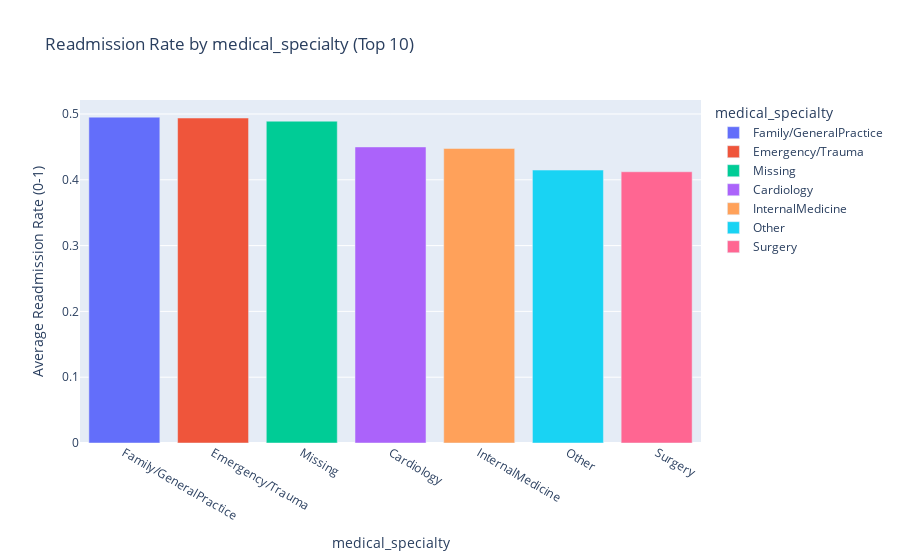
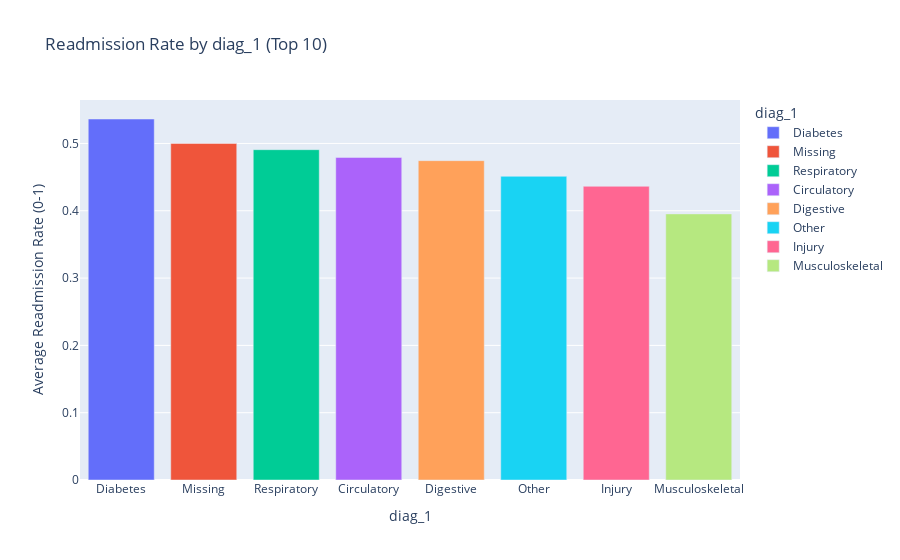
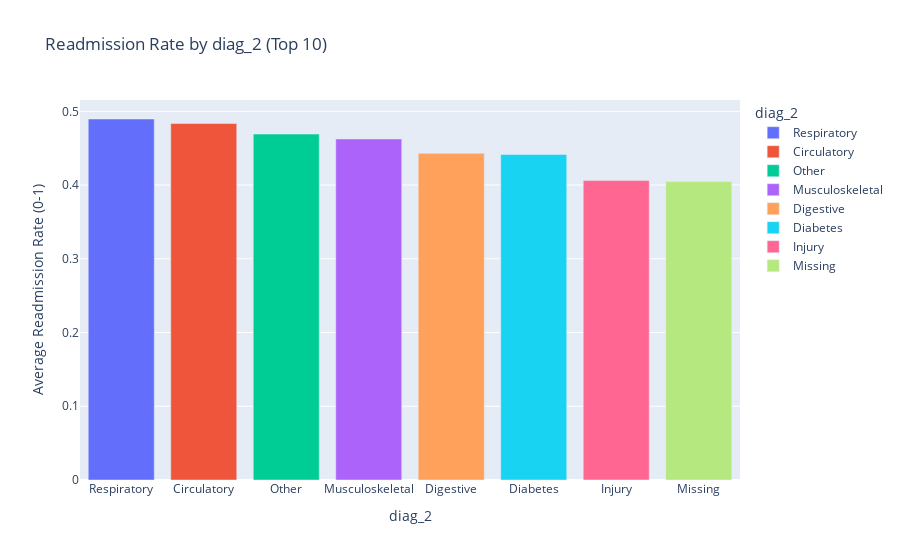
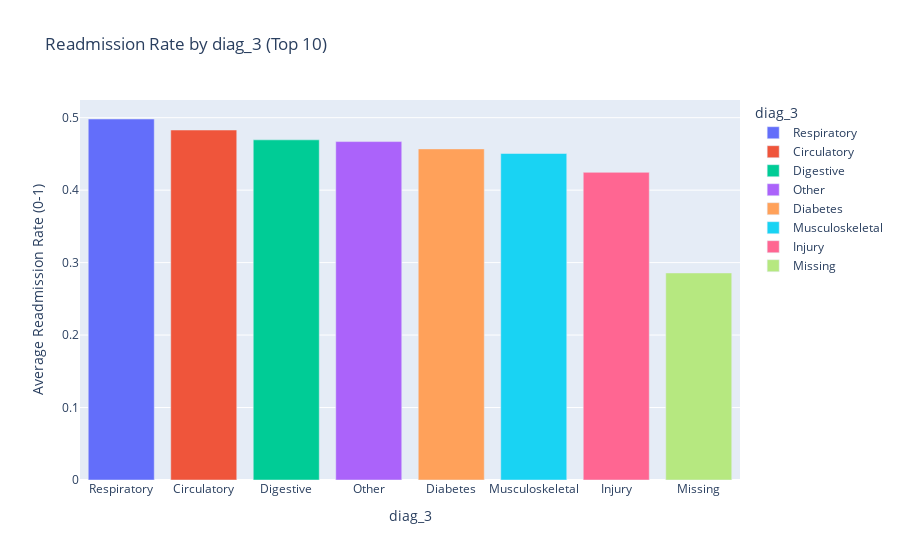

Notebook code cell kept with these figures, in order:
### Markdown cell above
##### Correlation of Categorical Features with 'readmitted'

### Code cell
categorical_features_for_corr = ['medical_specialty', 'diag_1', 'diag_2', 'diag_3']

for col in categorical_features_for_corr:
    # Calculate readmission rate for each category
    readmission_rate_by_category = data.groupby(col)['readmitted'].mean().sort_values(ascending=False).reset_index()

    # Get top 10 categories for visualization
    top_10_categories = readmission_rate_by_category.head(10)

    # Plotting the readmission rates for the top 10 categories
    fig = px.bar(top_10_categories,
                 x=col,
                 y='readmitted',
                 title=f'Readmission Rate by {col} (Top 10)',
                 labels={'readmitted': 'Readmission Rate', col: col},
                 color=col)
    fig.update_layout(xaxis_title=col, yaxis_title='Average Readmission Rate (0-1)')
    fig.show()

    print(f"\nReadmission rates for top categories in {col}:\n")
    print(top_10_categories.round(3))

### Figure 1 — Plotly figure (JSON) as saved in the notebook; plotly's stock layout.template omitted (floating-point values rounded to 4 significant figures)
{"data": [{"hovertemplate": "medical_specialty=%{x}<br>Readmission Rate=%{y}<extra></extra>", "legendgroup": "Family/GeneralPractice", "marker": {"color": "#636efa", "pattern": {"shape": ""}}, "name": "Family/GeneralPractice", "orientation": "v", "showlegend": true, "textposition": "auto", "type": "bar", "x": ["Family/GeneralPractice"], "xaxis": "x", "y": [0.4952], "yaxis": "y"}, {"hovertemplate": "medical_specialty=%{x}<br>Readmission Rate=%{y}<extra></extra>", "legendgroup": "Emergency/Trauma", "marker": {"color": "#EF553B", "pattern": {"shape": ""}}, "name": "Emergency/Trauma", "orientation": "v", "showlegend": true, "textposition": "auto", "type": "bar", "x": ["Emergency/Trauma"], "xaxis": "x", "y": [0.4939], "yaxis": "y"}, {"hovertemplate": "medical_specialty=%{x}<br>Readmission Rate=%{y}<extra></extra>", "legendgroup": "Missing", "marker": {"color": "#00cc96", "pattern": {"shape": ""}}, "name": "Missing", "orientation": "v", "showlegend": true, "textposition": "auto", "type": "bar", "x": ["Missing"], "xaxis": "x", "y": [0.4891], "yaxis": "y"}, {"hovertemplate": "medical_specialty=%{x}<br>Readmission Rate=%{y}<extra></extra>", "legendgroup": "Cardiology", "marker": {"color": "#ab63fa", "pattern": {"shape": ""}}, "name": "Cardiology", "orientation": "v", "showlegend": true, "textposition": "auto", "type": "bar", "x": ["Cardiology"], "xaxis": "x", "y": [0.45], "yaxis": "y"}, {"hovertemplate": "medical_specialty=%{x}<br>Readmission Rate=%{y}<extra></extra>", "legendgroup": "InternalMedicine", "marker": {"color": "#FFA15A", "pattern": {"shape": ""}}, "name": "InternalMedicine", "orientation": "v", "showlegend": true, "textposition": "auto", "type": "bar", "x": ["InternalMedicine"], "xaxis": "x", "y": [0.4477], "yaxis": "y"}, {"hovertemplate": "medical_specialty=%{x}<br>Readmission Rate=%{y}<extra></extra>", "legendgroup": "Other", "marker": {"color": "#19d3f3", "pattern": {"shape": ""}}, "name": "Other", "orientation": "v", "showlegend": true, "textposition": "auto", "type": "bar", "x": ["Other"], "xaxis": "x", "y": [0.4148], "yaxis": "y"}, {"hovertemplate": "medical_specialty=%{x}<br>Readmission Rate=%{y}<extra></extra>", "legendgroup": "Surgery", "marker": {"color": "#FF6692", "pattern": {"shape": ""}}, "name": "Surgery", "orientation": "v", "showlegend": true, "textposition": "auto", "type": "bar", "x": ["Surgery"], "xaxis": "x", "y": [0.4122], "yaxis": "y"}], "layout": {"barmode": "relative", "legend": {"title": {"text": "medical_specialty"}, "tracegroupgap": 0}, "title": {"text": "Readmission Rate by medical_specialty (Top 10)"}, "xaxis": {"anchor": "y", "categoryarray": ["Family/GeneralPractice", "Emergency/Trauma", "Missing", "Cardiology", "InternalMedicine", "Other", "Surgery"], "categoryorder": "array", "domain": [0, 1], "title": {"text": "medical_specialty"}}, "yaxis": {"anchor": "x", "domain": [0, 1], "title": {"text": "Average Readmission Rate (0-1)"}}}}

### Figure 2 — Plotly figure (JSON) as saved in the notebook; plotly's stock layout.template omitted (floating-point values rounded to 4 significant figures)
{"data": [{"hovertemplate": "diag_1=%{x}<br>Readmission Rate=%{y}<extra></extra>", "legendgroup": "Diabetes", "marker": {"color": "#636efa", "pattern": {"shape": ""}}, "name": "Diabetes", "orientation": "v", "showlegend": true, "textposition": "auto", "type": "bar", "x": ["Diabetes"], "xaxis": "x", "y": [0.5363], "yaxis": "y"}, {"hovertemplate": "diag_1=%{x}<br>Readmission Rate=%{y}<extra></extra>", "legendgroup": "Missing", "marker": {"color": "#EF553B", "pattern": {"shape": ""}}, "name": "Missing", "orientation": "v", "showlegend": true, "textposition": "auto", "type": "bar", "x": ["Missing"], "xaxis": "x", "y": [0.5], "yaxis": "y"}, {"hovertemplate": "diag_1=%{x}<br>Readmission Rate=%{y}<extra></extra>", "legendgroup": "Respiratory", "marker": {"color": "#00cc96", "pattern": {"shape": ""}}, "name": "Respiratory", "orientation": "v", "showlegend": true, "textposition": "auto", "type": "bar", "x": ["Respiratory"], "xaxis": "x", "y": [0.4908], "yaxis": "y"}, {"hovertemplate": "diag_1=%{x}<br>Readmission Rate=%{y}<extra></extra>", "legendgroup": "Circulatory", "marker": {"color": "#ab63fa", "pattern": {"shape": ""}}, "name": "Circulatory", "orientation": "v", "showlegend": true, "textposition": "auto", "type": "bar", "x": ["Circulatory"], "xaxis": "x", "y": [0.4793], "yaxis": "y"}, {"hovertemplate": "diag_1=%{x}<br>Readmission Rate=%{y}<extra></extra>", "legendgroup": "Digestive", "marker": {"color": "#FFA15A", "pattern": {"shape": ""}}, "name": "Digestive", "orientation": "v", "showlegend": true, "textposition": "auto", "type": "bar", "x": ["Digestive"], "xaxis": "x", "y": [0.4745], "yaxis": "y"}, {"hovertemplate": "diag_1=%{x}<br>Readmission Rate=%{y}<extra></extra>", "legendgroup": "Other", "marker": {"color": "#19d3f3", "pattern": {"shape": ""}}, "name": "Other", "orientation": "v", "showlegend": true, "textposition": "auto", "type": "bar", "x": ["Other"], "xaxis": "x", "y": [0.4512], "yaxis": "y"}, {"hovertemplate": "diag_1=%{x}<br>Readmission Rate=%{y}<extra></extra>", "legendgroup": "Injury", "marker": {"color": "#FF6692", "pattern": {"shape": ""}}, "name": "Injury", "orientation": "v", "showlegend": true, "textposition": "auto", "type": "bar", "x": ["Injury"], "xaxis": "x", "y": [0.4364], "yaxis": "y"}, {"hovertemplate": "diag_1=%{x}<br>Readmission Rate=%{y}<extra></extra>", "legendgroup": "Musculoskeletal", "marker": {"color": "#B6E880", "pattern": {"shape": ""}}, "name": "Musculoskeletal", "orientation": "v", "showlegend": true, "textposition": "auto", "type": "bar", "x": ["Musculoskeletal"], "xaxis": "x", "y": [0.3954], "yaxis": "y"}], "layout": {"barmode": "relative", "legend": {"title": {"text": "diag_1"}, "tracegroupgap": 0}, "title": {"text": "Readmission Rate by diag_1 (Top 10)"}, "xaxis": {"anchor": "y", "categoryarray": ["Diabetes", "Missing", "Respiratory", "Circulatory", "Digestive", "Other", "Injury", "Musculoskeletal"], "categoryorder": "array", "domain": [0, 1], "title": {"text": "diag_1"}}, "yaxis": {"anchor": "x", "domain": [0, 1], "title": {"text": "Average Readmission Rate (0-1)"}}}}

### Figure 3 — Plotly figure (JSON) as saved in the notebook; plotly's stock layout.template omitted (floating-point values rounded to 4 significant figures)
{"data": [{"hovertemplate": "diag_2=%{x}<br>Readmission Rate=%{y}<extra></extra>", "legendgroup": "Respiratory", "marker": {"color": "#636efa", "pattern": {"shape": ""}}, "name": "Respiratory", "orientation": "v", "showlegend": true, "textposition": "auto", "type": "bar", "x": ["Respiratory"], "xaxis": "x", "y": [0.4896], "yaxis": "y"}, {"hovertemplate": "diag_2=%{x}<br>Readmission Rate=%{y}<extra></extra>", "legendgroup": "Circulatory", "marker": {"color": "#EF553B", "pattern": {"shape": ""}}, "name": "Circulatory", "orientation": "v", "showlegend": true, "textposition": "auto", "type": "bar", "x": ["Circulatory"], "xaxis": "x", "y": [0.4834], "yaxis": "y"}, {"hovertemplate": "diag_2=%{x}<br>Readmission Rate=%{y}<extra></extra>", "legendgroup": "Other", "marker": {"color": "#00cc96", "pattern": {"shape": ""}}, "name": "Other", "orientation": "v", "showlegend": true, "textposition": "auto", "type": "bar", "x": ["Other"], "xaxis": "x", "y": [0.4691], "yaxis": "y"}, {"hovertemplate": "diag_2=%{x}<br>Readmission Rate=%{y}<extra></extra>", "legendgroup": "Musculoskeletal", "marker": {"color": "#ab63fa", "pattern": {"shape": ""}}, "name": "Musculoskeletal", "orientation": "v", "showlegend": true, "textposition": "auto", "type": "bar", "x": ["Musculoskeletal"], "xaxis": "x", "y": [0.4624], "yaxis": "y"}, {"hovertemplate": "diag_2=%{x}<br>Readmission Rate=%{y}<extra></extra>", "legendgroup": "Digestive", "marker": {"color": "#FFA15A", "pattern": {"shape": ""}}, "name": "Digestive", "orientation": "v", "showlegend": true, "textposition": "auto", "type": "bar", "x": ["Digestive"], "xaxis": "x", "y": [0.443], "yaxis": "y"}, {"hovertemplate": "diag_2=%{x}<br>Readmission Rate=%{y}<extra></extra>", "legendgroup": "Diabetes", "marker": {"color": "#19d3f3", "pattern": {"shape": ""}}, "name": "Diabetes", "orientation": "v", "showlegend": true, "textposition": "auto", "type": "bar", "x": ["Diabetes"], "xaxis": "x", "y": [0.4415], "yaxis": "y"}, {"hovertemplate": "diag_2=%{x}<br>Readmission Rate=%{y}<extra></extra>", "legendgroup": "Injury", "marker": {"color": "#FF6692", "pattern": {"shape": ""}}, "name": "Injury", "orientation": "v", "showlegend": true, "textposition": "auto", "type": "bar", "x": ["Injury"], "xaxis": "x", "y": [0.4061], "yaxis": "y"}, {"hovertemplate": "diag_2=%{x}<br>Readmission Rate=%{y}<extra></extra>", "legendgroup": "Missing", "marker": {"color": "#B6E880", "pattern": {"shape": ""}}, "name": "Missing", "orientation": "v", "showlegend": true, "textposition": "auto", "type": "bar", "x": ["Missing"], "xaxis": "x", "y": [0.4048], "yaxis": "y"}], "layout": {"barmode": "relative", "legend": {"title": {"text": "diag_2"}, "tracegroupgap": 0}, "title": {"text": "Readmission Rate by diag_2 (Top 10)"}, "xaxis": {"anchor": "y", "categoryarray": ["Respiratory", "Circulatory", "Other", "Musculoskeletal", "Digestive", "Diabetes", "Injury", "Missing"], "categoryorder": "array", "domain": [0, 1], "title": {"text": "diag_2"}}, "yaxis": {"anchor": "x", "domain": [0, 1], "title": {"text": "Average Readmission Rate (0-1)"}}}}

### Figure 4 — Plotly figure (JSON) as saved in the notebook; plotly's stock layout.template omitted (floating-point values rounded to 4 significant figures)
{"data": [{"hovertemplate": "diag_3=%{x}<br>Readmission Rate=%{y}<extra></extra>", "legendgroup": "Respiratory", "marker": {"color": "#636efa", "pattern": {"shape": ""}}, "name": "Respiratory", "orientation": "v", "showlegend": true, "textposition": "auto", "type": "bar", "x": ["Respiratory"], "xaxis": "x", "y": [0.4982], "yaxis": "y"}, {"hovertemplate": "diag_3=%{x}<br>Readmission Rate=%{y}<extra></extra>", "legendgroup": "Circulatory", "marker": {"color": "#EF553B", "pattern": {"shape": ""}}, "name": "Circulatory", "orientation": "v", "showlegend": true, "textposition": "auto", "type": "bar", "x": ["Circulatory"], "xaxis": "x", "y": [0.483], "yaxis": "y"}, {"hovertemplate": "diag_3=%{x}<br>Readmission Rate=%{y}<extra></extra>", "legendgroup": "Digestive", "marker": {"color": "#00cc96", "pattern": {"shape": ""}}, "name": "Digestive", "orientation": "v", "showlegend": true, "textposition": "auto", "type": "bar", "x": ["Digestive"], "xaxis": "x", "y": [0.4694], "yaxis": "y"}, {"hovertemplate": "diag_3=%{x}<br>Readmission Rate=%{y}<extra></extra>", "legendgroup": "Other", "marker": {"color": "#ab63fa", "pattern": {"shape": ""}}, "name": "Other", "orientation": "v", "showlegend": true, "textposition": "auto", "type": "bar", "x": ["Other"], "xaxis": "x", "y": [0.467], "yaxis": "y"}, {"hovertemplate": "diag_3=%{x}<br>Readmission Rate=%{y}<extra></extra>", "legendgroup": "Diabetes", "marker": {"color": "#FFA15A", "pattern": {"shape": ""}}, "name": "Diabetes", "orientation": "v", "showlegend": true, "textposition": "auto", "type": "bar", "x": ["Diabetes"], "xaxis": "x", "y": [0.4569], "yaxis": "y"}, {"hovertemplate": "diag_3=%{x}<br>Readmission Rate=%{y}<extra></extra>", "legendgroup": "Musculoskeletal", "marker": {"color": "#19d3f3", "pattern": {"shape": ""}}, "name": "Musculoskeletal", "orientation": "v", "showlegend": true, "textposition": "auto", "type": "bar", "x": ["Musculoskeletal"], "xaxis": "x", "y": [0.4505], "yaxis": "y"}, {"hovertemplate": "diag_3=%{x}<br>Readmission Rate=%{y}<extra></extra>", "legendgroup": "Injury", "marker": {"color": "#FF6692", "pattern": {"shape": ""}}, "name": "Injury", "orientation": "v", "showlegend": true, "textposition": "auto", "type": "bar", "x": ["Injury"], "xaxis": "x", "y": [0.4246], "yaxis": "y"}, {"hovertemplate": "diag_3=%{x}<br>Readmission Rate=%{y}<extra></extra>", "legendgroup": "Missing", "marker": {"color": "#B6E880", "pattern": {"shape": ""}}, "name": "Missing", "orientation": "v", "showlegend": true, "textposition": "auto", "type": "bar", "x": ["Missing"], "xaxis": "x", "y": [0.2857], "yaxis": "y"}], "layout": {"barmode": "relative", "legend": {"title": {"text": "diag_3"}, "tracegroupgap": 0}, "title": {"text": "Readmission Rate by diag_3 (Top 10)"}, "xaxis": {"anchor": "y", "categoryarray": ["Respiratory", "Circulatory", "Digestive", "Other", "Diabetes", "Musculoskeletal", "Injury", "Missing"], "categoryorder": "array", "domain": [0, 1], "title": {"text": "diag_3"}}, "yaxis": {"anchor": "x", "domain": [0, 1], "title": {"text": "Average Readmission Rate (0-1)"}}}}
